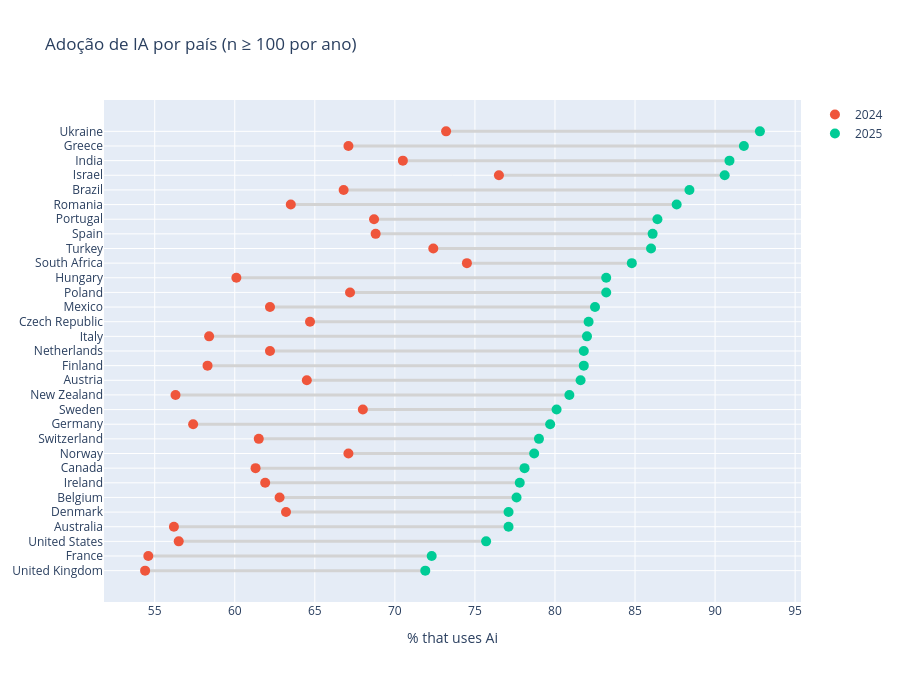

Notebook source saved alongside this figure:
### Code cell
nomes = {"United States of America": "United States",
         "United Kingdom of Great Britain and Northern Ireland": "United Kingdom"}
d = d_pais.copy()
d["country"] = d["country"].replace(nomes)

w = d.pivot(index="country", columns="year", values="pct_usa_ia").reset_index()
w = w.sort_values(2025)

fig = go.Figure()
for _, r in w.iterrows():
    fig.add_trace(go.Scatter(x=[r[2024], r[2025]], y=[r["country"]] * 2, mode="lines",
                             line=dict(color="lightgray", width=3),
                             showlegend=False, hoverinfo="skip"))
fig.add_trace(go.Scatter(x=w[2024], y=w["country"], mode="markers", name="2024", marker=dict(size=10)))
fig.add_trace(go.Scatter(x=w[2025], y=w["country"], mode="markers", name="2025", marker=dict(size=10)))
fig.update_layout(title=f"Adoção de IA por país (n ≥ {MIN_N} por ano)",
                  xaxis_title="% that uses Ai", height=max(350, 22 * len(w)))
fig.show()

### Figure 1 — Plotly figure (JSON) as saved in the notebook; plotly's stock layout.template omitted (floating-point values rounded to 4 significant figures)
{"data": [{"hoverinfo": "skip", "line": {"color": "lightgray", "width": 3}, "mode": "lines", "showlegend": false, "type": "scatter", "x": [54.4, 71.9], "y": ["United Kingdom", "United Kingdom"]}, {"hoverinfo": "skip", "line": {"color": "lightgray", "width": 3}, "mode": "lines", "showlegend": false, "type": "scatter", "x": [54.6, 72.3], "y": ["France", "France"]}, {"hoverinfo": "skip", "line": {"color": "lightgray", "width": 3}, "mode": "lines", "showlegend": false, "type": "scatter", "x": [56.5, 75.7], "y": ["United States", "United States"]}, {"hoverinfo": "skip", "line": {"color": "lightgray", "width": 3}, "mode": "lines", "showlegend": false, "type": "scatter", "x": [56.2, 77.1], "y": ["Australia", "Australia"]}, {"hoverinfo": "skip", "line": {"color": "lightgray", "width": 3}, "mode": "lines", "showlegend": false, "type": "scatter", "x": [63.2, 77.1], "y": ["Denmark", "Denmark"]}, {"hoverinfo": "skip", "line": {"color": "lightgray", "width": 3}, "mode": "lines", "showlegend": false, "type": "scatter", "x": [62.8, 77.6], "y": ["Belgium", "Belgium"]}, {"hoverinfo": "skip", "line": {"color": "lightgray", "width": 3}, "mode": "lines", "showlegend": false, "type": "scatter", "x": [61.9, 77.8], "y": ["Ireland", "Ireland"]}, {"hoverinfo": "skip", "line": {"color": "lightgray", "width": 3}, "mode": "lines", "showlegend": false, "type": "scatter", "x": [61.3, 78.1], "y": ["Canada", "Canada"]}, {"hoverinfo": "skip", "line": {"color": "lightgray", "width": 3}, "mode": "lines", "showlegend": false, "type": "scatter", "x": [67.1, 78.7], "y": ["Norway", "Norway"]}, {"hoverinfo": "skip", "line": {"color": "lightgray", "width": 3}, "mode": "lines", "showlegend": false, "type": "scatter", "x": [61.5, 79], "y": ["Switzerland", "Switzerland"]}, {"hoverinfo": "skip", "line": {"color": "lightgray", "width": 3}, "mode": "lines", "showlegend": false, "type": "scatter", "x": [57.4, 79.7], "y": ["Germany", "Germany"]}, {"hoverinfo": "skip", "line": {"color": "lightgray", "width": 3}, "mode": "lines", "showlegend": false, "type": "scatter", "x": [68, 80.1], "y": ["Sweden", "Sweden"]}, {"hoverinfo": "skip", "line": {"color": "lightgray", "width": 3}, "mode": "lines", "showlegend": false, "type": "scatter", "x": [56.3, 80.9], "y": ["New Zealand", "New Zealand"]}, {"hoverinfo": "skip", "line": {"color": "lightgray", "width": 3}, "mode": "lines", "showlegend": false, "type": "scatter", "x": [64.5, 81.6], "y": ["Austria", "Austria"]}, {"hoverinfo": "skip", "line": {"color": "lightgray", "width": 3}, "mode": "lines", "showlegend": false, "type": "scatter", "x": [58.3, 81.8], "y": ["Finland", "Finland"]}, {"hoverinfo": "skip", "line": {"color": "lightgray", "width": 3}, "mode": "lines", "showlegend": false, "type": "scatter", "x": [62.2, 81.8], "y": ["Netherlands", "Netherlands"]}, {"hoverinfo": "skip", "line": {"color": "lightgray", "width": 3}, "mode": "lines", "showlegend": false, "type": "scatter", "x": [58.4, 82], "y": ["Italy", "Italy"]}, {"hoverinfo": "skip", "line": {"color": "lightgray", "width": 3}, "mode": "lines", "showlegend": false, "type": "scatter", "x": [64.7, 82.1], "y": ["Czech Republic", "Czech Republic"]}, {"hoverinfo": "skip", "line": {"color": "lightgray", "width": 3}, "mode": "lines", "showlegend": false, "type": "scatter", "x": [62.2, 82.5], "y": ["Mexico", "Mexico"]}, {"hoverinfo": "skip", "line": {"color": "lightgray", "width": 3}, "mode": "lines", "showlegend": false, "type": "scatter", "x": [67.2, 83.2], "y": ["Poland", "Poland"]}, {"hoverinfo": "skip", "line": {"color": "lightgray", "width": 3}, "mode": "lines", "showlegend": false, "type": "scatter", "x": [60.1, 83.2], "y": ["Hungary", "Hungary"]}, {"hoverinfo": "skip", "line": {"color": "lightgray", "width": 3}, "mode": "lines", "showlegend": false, "type": "scatter", "x": [74.5, 84.8], "y": ["South Africa", "South Africa"]}, {"hoverinfo": "skip", "line": {"color": "lightgray", "width": 3}, "mode": "lines", "showlegend": false, "type": "scatter", "x": [72.4, 86], "y": ["Turkey", "Turkey"]}, {"hoverinfo": "skip", "line": {"color": "lightgray", "width": 3}, "mode": "lines", "showlegend": false, "type": "scatter", "x": [68.8, 86.1], "y": ["Spain", "Spain"]}, {"hoverinfo": "skip", "line": {"color": "lightgray", "width": 3}, "mode": "lines", "showlegend": false, "type": "scatter", "x": [68.7, 86.4], "y": ["Portugal", "Portugal"]}, {"hoverinfo": "skip", "line": {"color": "lightgray", "width": 3}, "mode": "lines", "showlegend": false, "type": "scatter", "x": [63.5, 87.6], "y": ["Romania", "Romania"]}, {"hoverinfo": "skip", "line": {"color": "lightgray", "width": 3}, "mode": "lines", "showlegend": false, "type": "scatter", "x": [66.8, 88.4], "y": ["Brazil", "Brazil"]}, {"hoverinfo": "skip", "line": {"color": "lightgray", "width": 3}, "mode": "lines", "showlegend": false, "type": "scatter", "x": [76.5, 90.6], "y": ["Israel", "Israel"]}, {"hoverinfo": "skip", "line": {"color": "lightgray", "width": 3}, "mode": "lines", "showlegend": false, "type": "scatter", "x": [70.5, 90.9], "y": ["India", "India"]}, {"hoverinfo": "skip", "line": {"color": "lightgray", "width": 3}, "mode": "lines", "showlegend": false, "type": "scatter", "x": [67.1, 91.8], "y": ["Greece", "Greece"]}, {"hoverinfo": "skip", "line": {"color": "lightgray", "width": 3}, "mode": "lines", "showlegend": false, "type": "scatter", "x": [73.2, 92.8], "y": ["Ukraine", "Ukraine"]}, {"marker": {"size": 10}, "mode": "markers", "name": "2024", "type": "scatter", "x": [54.4, 54.6, 56.5, 56.2, 63.2, 62.8, 61.9, 61.3, 67.1, 61.5, 57.4, 68.0, 56.3, 64.5, 58.3, 62.2, 58.4, 64.7, 62.2, 67.2, 60.1, 74.5, 72.4, 68.8, 68.7, 63.5, 66.8, 76.5, 70.5, 67.1, 73.2], "y": ["United Kingdom", "France", "United States", "Australia", "Denmark", "Belgium", "Ireland", "Canada", "Norway", "Switzerland", "Germany", "Sweden", "New Zealand", "Austria", "Finland", "Netherlands", "Italy", "Czech Republic", "Mexico", "Poland", "Hungary", "South Africa", "Turkey", "Spain", "Portugal", "Romania", "Brazil", "Israel", "India", "Greece", "Ukraine"]}, {"marker": {"size": 10}, "mode": "markers", "name": "2025", "type": "scatter", "x": [71.9, 72.3, 75.7, 77.1, 77.1, 77.6, 77.8, 78.1, 78.7, 79.0, 79.7, 80.1, 80.9, 81.6, 81.8, 81.8, 82.0, 82.1, 82.5, 83.2, 83.2, 84.8, 86.0, 86.1, 86.4, 87.6, 88.4, 90.6, 90.9, 91.8, 92.8], "y": ["United Kingdom", "France", "United States", "Australia", "Denmark", "Belgium", "Ireland", "Canada", "Norway", "Switzerland", "Germany", "Sweden", "New Zealand", "Austria", "Finland", "Netherlands", "Italy", "Czech Republic", "Mexico", "Poland", "Hungary", "South Africa", "Turkey", "Spain", "Portugal", "Romania", "Brazil", "Israel", "India", "Greece", "Ukraine"]}], "layout": {"height": 682, "title": {"text": "Adoção de IA por país (n ≥ 100 por ano)"}, "xaxis": {"title": {"text": "% that uses Ai"}}}}
